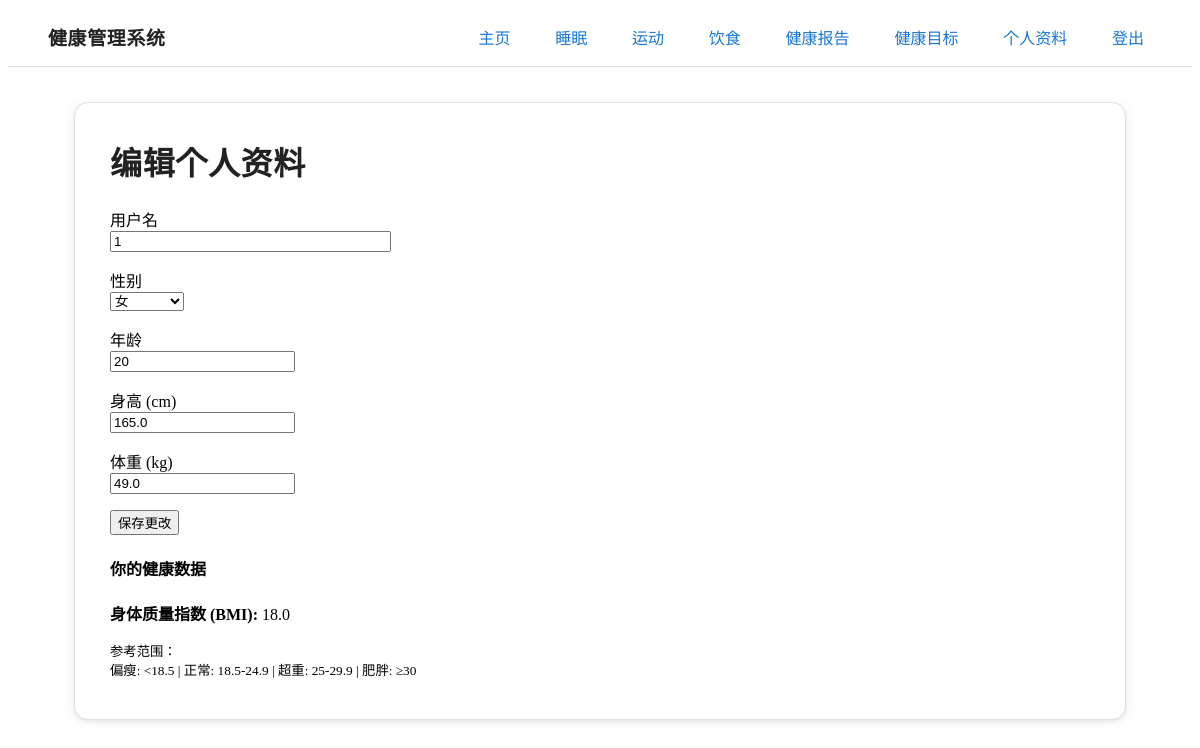
Page /profile (signed in) on the earlier database version.
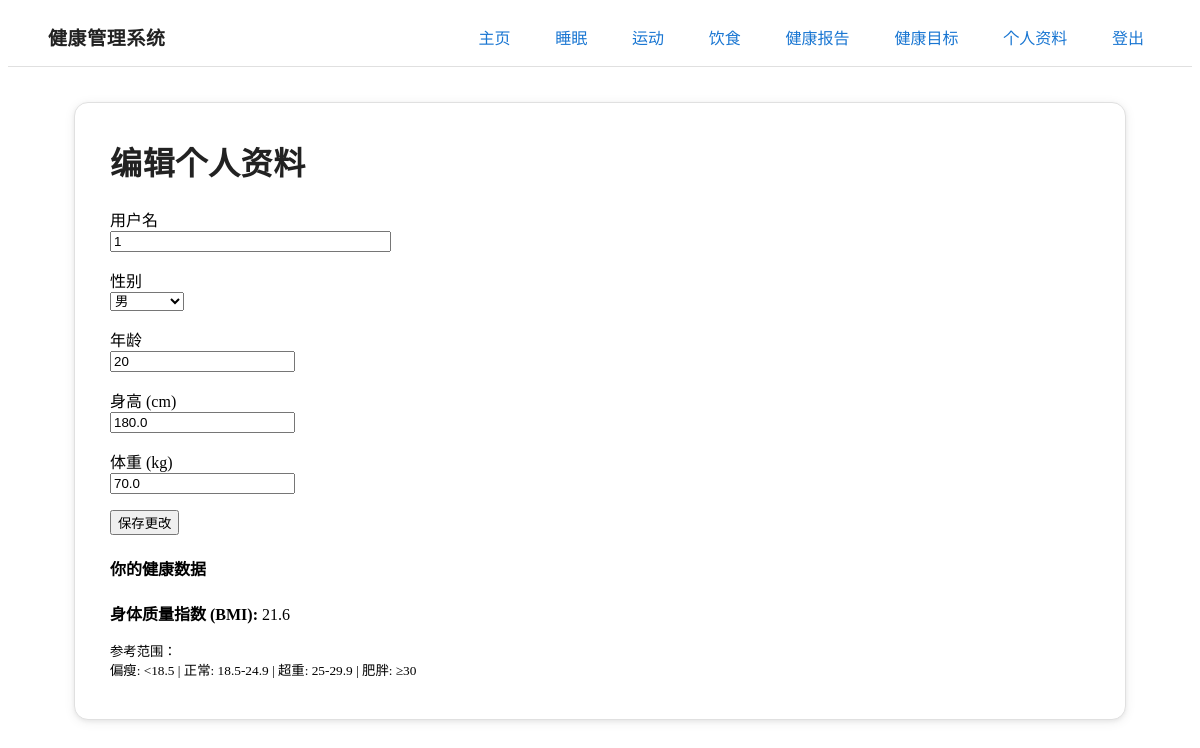
Same page on the later database version.
### app/models.py (models this page shows, shortened)
class User(UserMixin, db.Model):
    id = db.Column(db.Integer, primary_key=True)
    username = db.Column(db.String(64), index=True, unique=True)
    email = db.Column(db.String(120), index=True, unique=True)
    password_hash = db.Column(db.String(128))
    gender = db.Column(db.String(10), nullable=True)
    age = db.Column(db.Integer, nullable=True)
    height = db.Column(db.Float, nullable=True) # in cm
    weight = db.Column(db.Float, nullable=True) # in kg
    bmi = db.Column(db.Float, nullable=True)
    goal = db.relationship('Goal', backref='user', uselist=False) # One-to-one relationship
    sleep_records = db.relationship('SleepRecord', backref='author', lazy='dynamic')
    exercise_records = db.relationship('ExerciseRecord', backref='author', lazy='dynamic')
    diet_records = db.relationship('DietRecord', backref='author', lazy='dynamic')

### app/routes.py (the view)
@app.route('/profile', methods=['GET', 'POST'])
@login_required
def profile():
    form = EditProfileForm()
    if form.validate_on_submit():
        current_user.username = form.username.data
        current_user.gender = form.gender.data
        current_user.age = form.age.data
        current_user.height = form.height.data
        current_user.weight = form.weight.data
        if current_user.height and current_user.weight:
            height_in_meters = current_user.height / 100
            current_user.bmi = round(current_user.weight / (height_in_meters ** 2), 2)
        else:
            current_user.bmi = None
        db.session.commit()
        flash('你的个人资料已更新！')
        return redirect(url_for('profile'))
    elif request.method == 'GET':
        form.username.data = current_user.username
        form.gender.data = current_user.gender
        form.age.data = current_user.age
        form.height.data = current_user.height
        form.weight.data = current_user.weight
    return render_template('profile.html', title='个人资料', form=form)

### app/forms.py
class EditProfileForm(FlaskForm):
    username = StringField('用户名', validators=[DataRequired()])
    gender = SelectField('性别', choices=[('', '请选择...'), ('男', '男'), ('女', '女')], validators=[Optional()])
    age = IntegerField('年龄', validators=[Optional()])
    height = FloatField('身高 (cm)', validators=[Optional()])
    weight = FloatField('体重 (kg)', validators=[Optional()])
    submit = SubmitField('保存更改')

### app/models.py (called while the page is built)
@login.user_loader
def load_user(id):
    return User.query.get(int(id))

### app/templates/profile.html (shortened to what this page needs)
{% extends "base.html" %}
{% block content %}
<article class="main-card">
    <h2 class="main-title">编辑个人资料</h2>
    <div class="grid">
        <div_col="1of2">
            <form action="" method="post" novalidate>
                <p>
                    {{ form.username.label }}<br>
                    {{ form.username(size=32) }}
                </p>
                <p>
                    {{ form.gender.label }}<br>
                    {{ form.gender() }}
                </p>
                <p>
                    {{ form.age.label }}<br>
                    {{ form.age() }}
                </p>
                <p>
                    {{ form.height.label }}<br>
                    {{ form.height() }}
                </p>
                <p>
                    {{ form.weight.label }}<br>
                    {{ form.weight() }}
                </p>
                <p>{{ form.submit() }}</p>
            </form>
        </div>
        <div_col="1of2">
            <article>
                <h4>你的健康数据</h4>
                {% if current_user.bmi %}
                    <p><strong>身体质量指数 (BMI):</strong> {{ current_user.bmi }}</p>
                    <p><small>参考范围：<br>偏瘦: &lt;18.5 | 正常: 18.5-24.9 | 超重: 25-29.9 | 肥胖: &ge;30</small></p>
                {% else %}
                    <p>你的年龄、身高和体重等数据能帮助我们更精确地为你计算热量消耗和评估健康状况。</p>
                    <p>我们承诺会妥善保管你的个人信息。</p>
                {% endif %}
            </article>
</article>
{% endblock %}

Differences in the rows shown:
changed User: gender "女" → "男"; height "165.0" → "180.0"; weight "49.0" → "70.0"; bmi "18.0" → "21.6"
